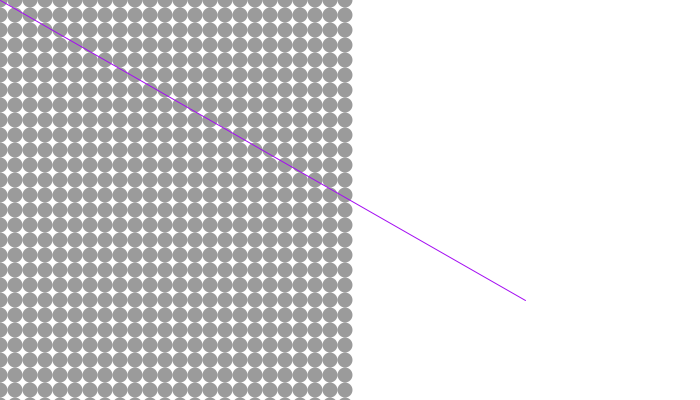
Frame 1 (no input)
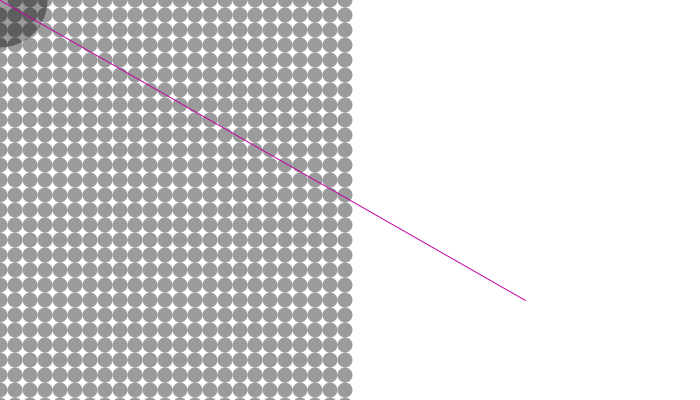
Frame 60 (the mouse pressed at the canvas centre just before this capture)
Frame 120 (the mouse held since frame 60 and released just before this capture): identical to frame 60, image omitted

The Processing sketch that drew these frames (run headless with seeded random() and noise(); from frame 60 on, the mouse is pressed at the canvas centre):

// Processing sketch: processing_35822
// ── processing_35822.pde

int amo = 700;

int[] xpos = new int[amo];
int[] ypos = new int[amo];
float[] csize = new float[amo];

void setup() { 
  //--------------CIRCLE-------------------
  

  size (700,400);  
  background (255);

  int i = 0;
  int x = 0;
  int y = 0;

  while (i < amo) {
    if(x >= 350) {
      x = 0;
      y = y + 15;
    }
    
    xpos[i] = 0 + x;
    ypos[i] = y;
    csize[i] = 15;
    
    x = x + 15;
    i = i + 1;
  }

}

void draw() {

if(mouseX < 350){
background(255);
  
//  while (csize < 20){
//  fill(0,0,0,100);}
//  
//  while(csize > 19){
//  fill(170,2,193,100);
// }
 
  fill(0,0,0,100);
  
  strokeWeight(2); 
//    stroke(0);
//    line(0,200,700,200);
//    line(350,0,350,400);
  
  //------------CIRCLE----------------
  noStroke();
  //Draws the graphic
  int j = 0;
  while (j < amo){
    ellipse(xpos[j],ypos[j], csize[j], csize[j]);
    j = j + 1;
  }
  
  //Checks size
  int i = 0;
  while (i < amo){
    
    float distance = dist(xpos[i], ypos[i], mouseX, mouseY);
    if(distance < csize[i]/2) {
      if(csize[i] <= 15) {
        csize[i] = csize[i] + 80;
      }
    } else {
      if(csize[i] > 15) {
        csize[i] = csize[i]*0.98;
      }
    }
    i = i + 1;
  }
 //---------------line--------------------
    


 strokeWeight(1);
 stroke(random(0,255),random(0,53),random(0,255)); 
 line(525, 300, mouseX, mouseY);
}

 if(mouseX > 350){
 line(525, 300, mouseX, mouseY);
 
 }
}

 

void mousePressed() { 
 //-------------CIRCLE---------------------- 
  int i = 0;
  while (i < amo){
    
    float distance = dist(xpos[i], ypos[i], mouseX, mouseY);
    if(distance < csize[i]/2) {
      csize[i] = 0;
    }
    i = i + 1;
  }
}
